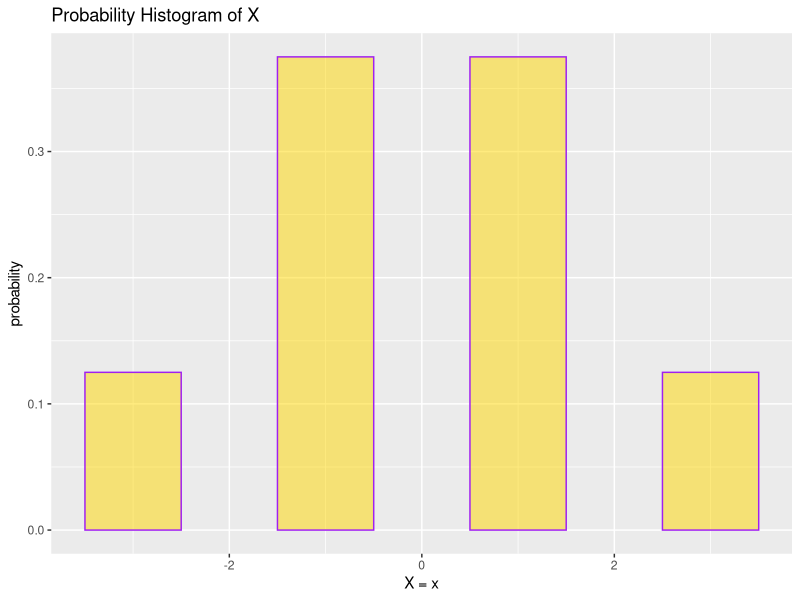

This figure's R source:
## ---- chunk 1
#use this code chunk to set global options
knitr::opts_chunk$set(echo = TRUE)

library(tidyverse)
## ---- chunk 2
    # be sure to add library(tidyverse) in setup chunk. 
    #Do not add it here, we usually add packages in the setup code chunk
    #This code chunk has chunk options set so that the code is not printed,
    #messages while loading packages are not displayed, etc.

    ht_df <- tibble(
      x = c(-3,-1,1,3),
      f = c(1/8,3/8,3/8,1/8))

    ggplot(data=ht_df, 
         mapping = aes(x = x, y = f) )+
      geom_col(width = 1, alpha = 0.5,         #don't forget to set that width
           fill = "gold", color = "purple") +
      labs(title = "Probability Histogram of X",
            y = "probability",
            x = "X = x") #+
          #scale_x_continuous(breaks = c(-3,-1,1,3))

